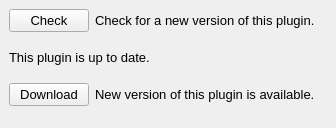
<?xml version="1.0" encoding="UTF-8"?>
<ui version="4.0">
 <class>updateTabWidget</class>
 <widget class="QWidget" name="updateTabWidget">
  <property name="geometry">
   <rect>
    <x>0</x>
    <y>0</y>
    <width>336</width>
    <height>128</height>
   </rect>
  </property>
  <property name="windowTitle">
   <string>Form</string>
  </property>
  <layout class="QVBoxLayout" name="verticalLayout">
   <property name="spacing">
    <number>0</number>
   </property>
   <property name="leftMargin">
    <number>0</number>
   </property>
   <property name="topMargin">
    <number>0</number>
   </property>
   <property name="rightMargin">
    <number>0</number>
   </property>
   <property name="bottomMargin">
    <number>0</number>
   </property>
   <item>
    <widget class="QWidget" name="checkUpdateWidget" native="true">
     <property name="sizePolicy">
      <sizepolicy hsizetype="Preferred" vsizetype="Maximum">
       <horstretch>0</horstretch>
       <verstretch>0</verstretch>
      </sizepolicy>
     </property>
     <layout class="QHBoxLayout" name="horizontalLayout">
      <item>
       <widget class="QPushButton" name="checkUpdateButton">
        <property name="sizePolicy">
         <sizepolicy hsizetype="Minimum" vsizetype="Minimum">
          <horstretch>0</horstretch>
          <verstretch>0</verstretch>
         </sizepolicy>
        </property>
        <property name="font">
         <font>
          <pointsize>10</pointsize>
         </font>
        </property>
        <property name="text">
         <string>Check</string>
        </property>
       </widget>
      </item>
      <item>
       <widget class="QLabel" name="checkUpdateLabel">
        <property name="sizePolicy">
         <sizepolicy hsizetype="Expanding" vsizetype="Preferred">
          <horstretch>0</horstretch>
          <verstretch>0</verstretch>
         </sizepolicy>
        </property>
        <property name="font">
         <font>
          <pointsize>10</pointsize>
         </font>
        </property>
        <property name="text">
         <string>Check for a new version of this plugin.</string>
        </property>
       </widget>
      </item>
     </layout>
    </widget>
   </item>
   <item>
    <widget class="QWidget" name="noUpdateWidget" native="true">
     <property name="sizePolicy">
      <sizepolicy hsizetype="Preferred" vsizetype="Maximum">
       <horstretch>0</horstretch>
       <verstretch>0</verstretch>
      </sizepolicy>
     </property>
     <layout class="QVBoxLayout" name="verticalLayout_2">
      <item>
       <widget class="QLabel" name="noUpdateLabel">
        <property name="font">
         <font>
          <pointsize>10</pointsize>
         </font>
        </property>
        <property name="text">
         <string>This plugin is up to date.</string>
        </property>
       </widget>
      </item>
     </layout>
    </widget>
   </item>
   <item>
    <widget class="QWidget" name="updateFoundWidget" native="true">
     <property name="sizePolicy">
      <sizepolicy hsizetype="Preferred" vsizetype="Maximum">
       <horstretch>0</horstretch>
       <verstretch>0</verstretch>
      </sizepolicy>
     </property>
     <layout class="QHBoxLayout" name="horizontalLayout_2">
      <item>
       <widget class="QPushButton" name="updateFoundButton">
        <property name="sizePolicy">
         <sizepolicy hsizetype="Minimum" vsizetype="Minimum">
          <horstretch>0</horstretch>
          <verstretch>0</verstretch>
         </sizepolicy>
        </property>
        <property name="font">
         <font>
          <pointsize>10</pointsize>
         </font>
        </property>
        <property name="text">
         <string>Download</string>
        </property>
       </widget>
      </item>
      <item>
       <widget class="QLabel" name="updateFoundLabel">
        <property name="sizePolicy">
         <sizepolicy hsizetype="Expanding" vsizetype="Preferred">
          <horstretch>0</horstretch>
          <verstretch>0</verstretch>
         </sizepolicy>
        </property>
        <property name="font">
         <font>
          <pointsize>10</pointsize>
         </font>
        </property>
        <property name="text">
         <string>New version of this plugin is available.</string>
        </property>
       </widget>
      </item>
     </layout>
    </widget>
   </item>
   <item>
    <widget class="QWidget" name="widget" native="true"/>
   </item>
  </layout>
 </widget>
 <resources/>
 <connections/>
</ui>
